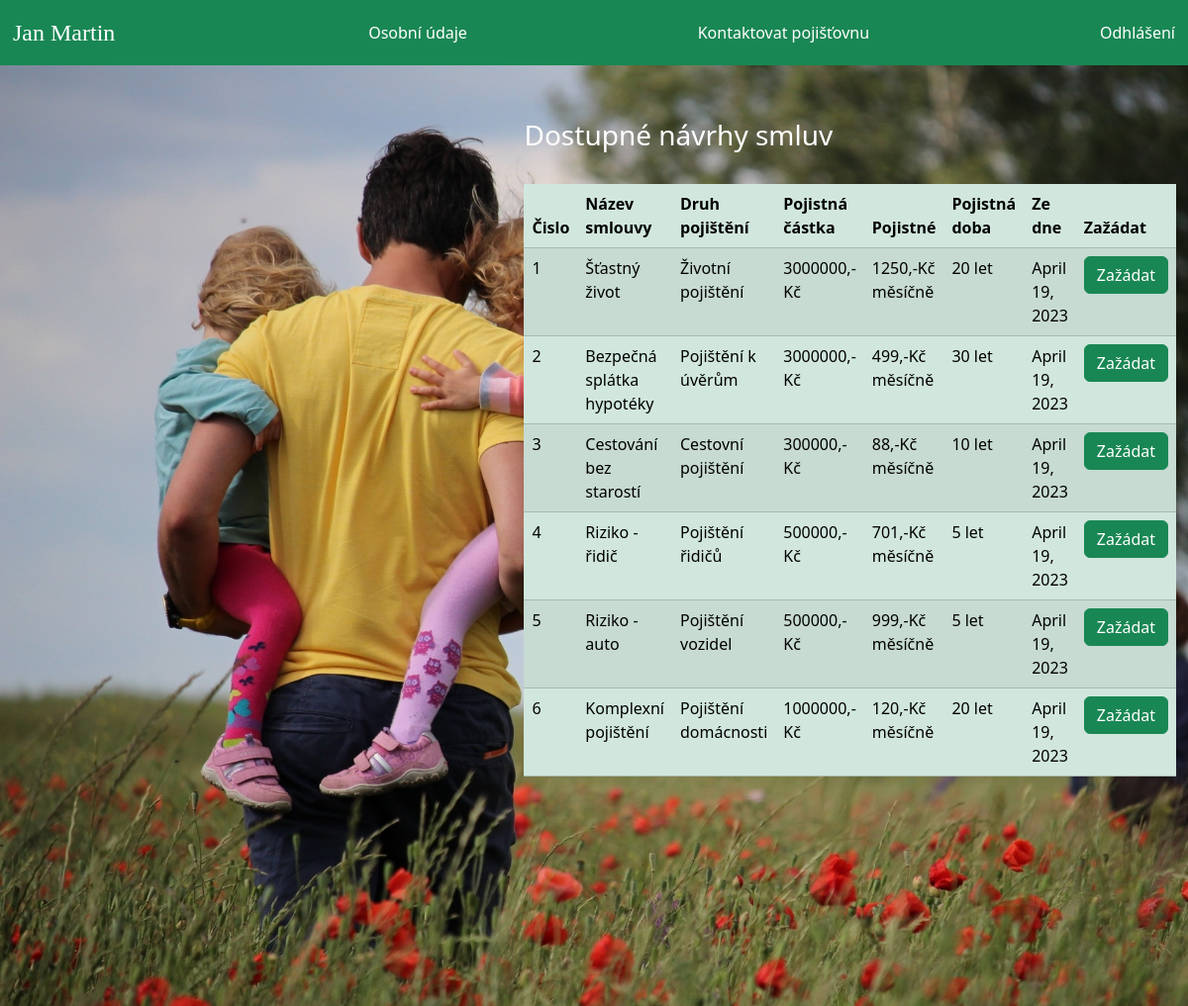
Screenshot of /pojistenec/zadost (signed in) with the database file from the repository.
### pojisteni/models.py (models this page shows, shortened)
class Policy(models.Model):
    category = models.ForeignKey('Category', on_delete=models.CASCADE)
    policy_name = models.CharField(max_length=200)
    sum_assurance = models.PositiveIntegerField()
    premium = models.PositiveIntegerField()
    tenure = models.PositiveIntegerField()
    creation_date = models.DateField(auto_now=True)

class Category(models.Model):
    category_name = models.CharField(max_length=20)
    creation_date = models.DateField(auto_now=True)
    def __str__(self):
        return self.category_name

### pojistenec/views.py (the view)
# urls.py: path('zadost', views.zadost_view, name='zadost'),
def zadost_view(request):
    customer = models.Customer.objects.get(user_id=request.user.id)
    policies = MODELY.Policy.objects.all()
    return render(request, 'pojistenec/zadost.html', {'policies': policies, 'pojistenec': customer})

### templates/pojistenec/zadost.html (shortened to what this page needs)
{% extends 'pojistenec/pojistenecbase.html' %}
{% block content %}
{%load static%}
{% load django_bootstrap5 %}
<head>
  {% bootstrap_css %}
</head>
<div class="container">
  <div class="panel panel-primary">
    <div class="panel-heading">
      <h3 class="panel-title">Dostupné návrhy smluv</h3><br>
    </div>
    <table class="table table-success table-striped">
      <thead>
        <tr>
        <th>Čislo</th>
          <th>Název smlouvy</th>
          <th>Druh pojištění</th>
          <th> Pojistná částka</th>
          <th> Pojistné</th>
          <th> Pojistná doba</th>
          <th> Ze dne</th>
          <th> Zažádat</th>
        </tr>
      </thead>
      {% for t in policies %}
      <tr>
        <td> {{ forloop.counter }}</td>
        <td> {{t.policy_name}}</td>
        <td> {{t.category}}</td>
        <td> {{t.sum_assurance}},-Kč</td>
        <td> {{t.premium}},-Kč měsíčně</td>
        <td> {{t.tenure}} let</td>
        <td>{{t.creation_date}}</td>
        <td><a class="btn btn-success btn-xs" href="{% url 'zazadat' t.id  %}">Zažádat</a></td>
      </tr>
      {% endfor %}
    </table>
  </div>
</div>
<br><br><br><br><br><br>
{% endblock content %}

### templates/pojistenec/pojistenecbase.html (shortened to what this page needs)
<!DOCTYPE html>
{% load static %}
{% load django_bootstrap5 %}
<html lang="cs-cz" dir="ltr">
<head>
  {% bootstrap_css %}
</head>
<body>
<section id="section-jumbotron" style="margin-left: 0px;" class="jumbotron jumbotron-fluid d-flex justify-content-left align-items-center xyz">
<header>
  <div class="bs-example">
    <nav class="navbar navbar-expand-md  navbar-dark bg-success fixed-top">
    <a class="btn btn-success btn-xs" href="pojistenec-profil"><font face = "Gill" size =" 5"> {{request.user.first_name}} {{request.user.last_name}}</font><br></a>
      <div class="collapse navbar-collapse justify-content-between" id="navbarCollapse">
        <div class="navbar-nav">
          <p style= "padding-left: 15px;" class="nav-item nav-link active"></p>
</div>
<div>
          <a class="btn btn-success btn-xs" href="aktualizace-udaju">Osobní údaje</a>
        </div>
        <div>
          <a class="btn btn-success btn-xs" href="poslat-dotaz">Kontaktovat pojišťovnu</a>
        </div>
          <div class="navbar-nav">
            <a class="btn btn-success btn-xs" href="/logout">Odhlášení</a>
          </div>
    </div>
  </nav>
</div>
  </header>
  <div class="content">
    <br><br><br><br><br>
    {% block content %}
    {% endblock content %}
    <br><br><br>
  </div>
</section>
</body>
</html>

### templates/pojistenec/zadost.html (style rules this page uses)
h3 { text-align: left; color: white; }

### rows the page displays
Policy: policy_name "Šťastný život", category "Životní pojištění", sum_assurance "3000000", premium "1250", tenure "20", creation_date "April 19, 2023"
Policy: policy_name "Bezpečná splátka hypotéky", category "Pojištění k úvěrům", sum_assurance "3000000", premium "499", tenure "30", creation_date "April 19, 2023"
Policy: policy_name "Cestování bez starostí", category "Cestovní pojištění", sum_assurance "300000", premium "88", tenure "10", creation_date "April 19, 2023"
Policy: policy_name "Riziko - řidič", category "Pojištění řidičů", sum_assurance "500000", premium "701", tenure "5", creation_date "April 19, 2023"
Policy: policy_name "Riziko - auto", category "Pojištění vozidel", sum_assurance "500000", premium "999", tenure "5", creation_date "April 19, 2023"
Policy: policy_name "Komplexní pojištění", category "Pojištění domácnosti", sum_assurance "1000000", premium "120", tenure "20", creation_date "April 19, 2023"

### other values shown
{{ request.user.first_name }} "Jan"
{{ request.user.last_name }} "Martin"
